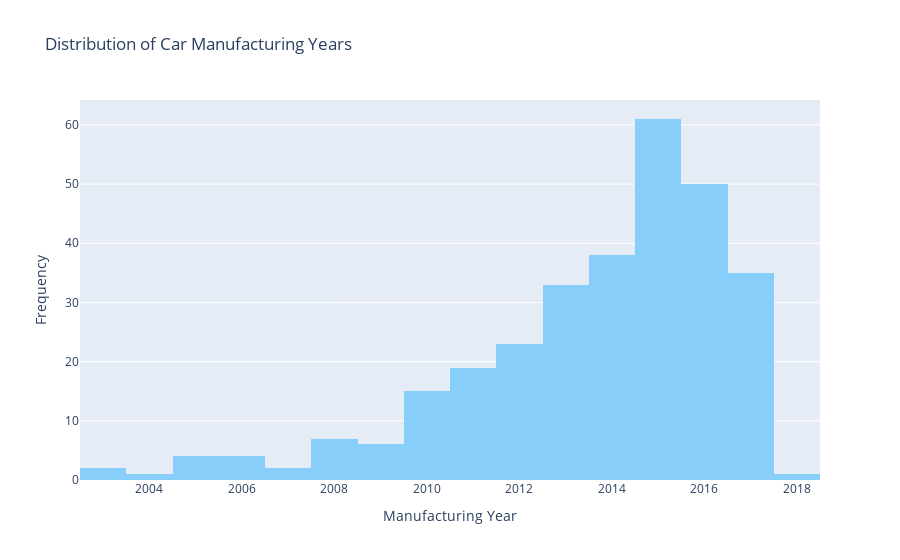

Notebook source saved alongside this figure:
### Markdown cell above
# Numerical Variables

### Code cell
# Histogram for Year
fig_year = px.histogram(Data, x='Year', nbins=20, title='Distribution of Car Manufacturing Years',
                        labels={'Year': 'Manufacturing Year', 'count': 'Frequency'},
                        color_discrete_sequence=['#87CEFA'])
fig_year.update_layout(xaxis_title='Manufacturing Year', yaxis_title='Frequency')

# Show the histogram
fig_year.show()

# Summary Statistics for Year
year_mean = Data['Year'].mean()
year_median = Data['Year'].median()
year_std = Data['Year'].std()

print(f"Mean Year: {year_mean}")
print(f"Median Year: {year_median}")
print(f"Standard Deviation of Year: {year_std}")

### Figure 1 — Plotly figure (JSON) as saved in the notebook; plotly's stock layout.template omitted (floating-point values rounded to 4 significant figures; data arrays with more than 128 entries replaced by an {"elided": "..."} marker saying what was removed)
{"data": [{"alignmentgroup": "True", "bingroup": "x", "hovertemplate": "Manufacturing Year=%{x}<br>count=%{y}<extra></extra>", "legendgroup": "", "marker": {"color": "#87CEFA", "pattern": {"shape": ""}}, "name": "", "nbinsx": 20, "offsetgroup": "", "orientation": "v", "showlegend": false, "type": "histogram", "x": {"elided": "301 int values"}, "xaxis": "x", "yaxis": "y"}], "layout": {"barmode": "relative", "legend": {"tracegroupgap": 0}, "title": {"text": "Distribution of Car Manufacturing Years"}, "xaxis": {"anchor": "y", "domain": [0, 1], "title": {"text": "Manufacturing Year"}}, "yaxis": {"anchor": "x", "domain": [0, 1], "title": {"text": "Frequency"}}}}
